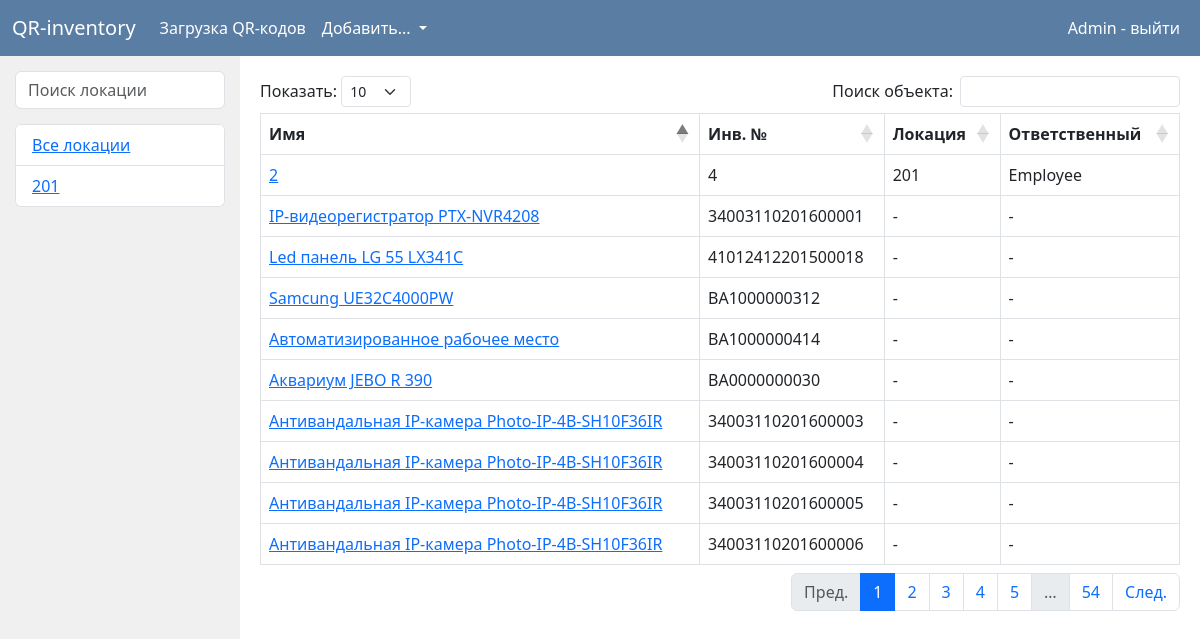
Page /admin/ (signed in) on the committed database.
### data/users.py (models this page shows, shortened)
class User(SqlAlchemyBase, UserMixin, SerializerMixin):
    __tablename__ = 'users'
    id = sqlalchemy.Column(sqlalchemy.Integer,
                           primary_key=True, autoincrement=True)
    name = sqlalchemy.Column(sqlalchemy.String)
    email = sqlalchemy.Column(sqlalchemy.String,
                              index=True, unique=True, nullable=True)
    hashed_password = sqlalchemy.Column(sqlalchemy.String, nullable=True)
    role = sqlalchemy.Column(sqlalchemy.Integer, sqlalchemy.ForeignKey('roles.id'))

### data/places.py (models this page shows)
class Place(SqlAlchemyBase, SerializerMixin):
    __tablename__ = 'places'
    id = sqlalchemy.Column(sqlalchemy.Integer,
                           primary_key=True, autoincrement=True)
    text = sqlalchemy.Column(sqlalchemy.String)

### data/objects.py (models this page shows, shortened)
class Object(SqlAlchemyBase, SerializerMixin):
    __tablename__ = 'objects'
    id = sqlalchemy.Column(sqlalchemy.Integer,
                           primary_key=True, autoincrement=True)
    name = sqlalchemy.Column(sqlalchemy.String, nullable=True)
    serial_number = sqlalchemy.Column(sqlalchemy.String, nullable=True)
    obj_place = sqlalchemy.Column(sqlalchemy.Integer, sqlalchemy.ForeignKey('places.id'),
                                  nullable=True)
    responsible_id = sqlalchemy.Column(sqlalchemy.Integer, sqlalchemy.ForeignKey('users.id'),
                                  nullable=True)
    checked = sqlalchemy.Column(sqlalchemy.Integer, nullable=True)

### data/users.py (the view)
        def _wrap(*args, **kwargs):
            if create_session().query(Role).filter(Role.name == role).first().id != current_user.role:
                return jsonify({'error': f"{current_user.email} hasn't got enough rights"})
            else:
                return func(*args, **kwargs)

### data/db_session.py (called while the page is built)
def create_session() -> Session:
    global __factory
    return __factory()

### data/users.py (called while the page is built)
def role_required(role):
    def role_decorator(func):
        def _wrap(*args, **kwargs):
            if create_session().query(Role).filter(Role.name == role).first().id != current_user.role:
                return jsonify({'error': f"{current_user.email} hasn't got enough rights"})
            else:
                return func(*args, **kwargs)
        _wrap.__name__ = func.__name__
        return _wrap
    return role_decorator

### flask_app.py (called while the page is built)
@login_manager.user_loader
def load_user(user_id):
    return db_sess.query(User).get(user_id)

### front/admin_pages.py (called while the page is built)
@app.route('/admin/')
@login_required
@role_required('admin')
def admin_all_objects():
    db_sess = db_session.create_session()
    objects = db_sess.query(Object)
    places = db_sess.query(Place)
    users = db_sess.query(User)
    return render_template("admin/main_page.html", objects=objects, places=places, users=users, admin=True,
                           title='QR-inventory')

### templates/admin/main_page.html
{% extends "admin/base.html" %}
{% block content %}
    <div class="main_container">
        <div class="places">
            <input class="form-control" id="placesSearch" type="text" placeholder="Поиск локации">
            <ul class="list-group" id="placesList">
                <li class="list-group-item"><a href="/admin"> Все локации </a></li>
                {% for place in places %}
                    <li class="list-group-item"><a href="/admin/{{ place.id }}"> {{ place.text }}</a></li>
                {% endfor %}
            </ul>
        </div>
        <div class="objects">
            <table class="table table-bordered" id="objTable">
                <thead>
                <tr>
                    <th>Имя</th>
                    <th>Инв. №</th>
                    <th>Локация</th>
                    {% if admin %}
                        <th>Ответственный</th>
                    {% endif %}
                </tr>
                </thead>
                <tbody>
                {% for obj in objects %}
                    <tr>
                        <td><a href="/admin/object/{{ obj.id }}"> {{ obj.name }} </a></td>
                        <td> {{ obj.serial_number }} </td>
                        {% if places.get(obj.obj_place) %}
                            <td> {{ places.get(obj.obj_place).text }} </td>
                        {% else %}
                            <td> -</td>
                        {% endif %}
                        {% if admin %}
                            {% if obj.responsible_id %}
                                <td> {{ users.get(obj.responsible_id).name }} </td>
                            {% else %}
                                <td> -</td>
                            {% endif %}
                        {% endif %}
                    </tr>
                {% endfor %}
                </tbody>
            </table>
        </div>
{% endblock %}

### templates/admin/base.html (shortened to what this page needs)
<!doctype html>
<html lang="en">
<head>
    <link href="https://cdn.jsdelivr.net/npm/bootstrap@5.3.0-alpha3/dist/css/bootstrap.min.css" rel="stylesheet"
>
    <link rel="stylesheet" href="https://cdn.datatables.net/1.13.4/css/dataTables.bootstrap5.min.css">
    <link rel="stylesheet" href="/static/style.css">
    <link rel="stylesheet" href="https://cdnjs.cloudflare.com/ajax/libs/font-awesome/4.7.0/css/font-awesome.min.css">
</head>
<body>
<header>
    <nav class="navbar navbar-expand-lg">
        <div class="container-fluid">
            <a class="navbar-brand" href="/admin"> QR-inventory </a>
            <div class="collapse navbar-collapse" id="navbarNav">
                <ul class="navbar-nav">
                    <li class="nav-item">
                        <a class="nav-link" href="/admin/download_qr">Загрузка QR-кодов</a>
                    </li>
                    <li class="nav-item dropdown">
                        <a id="nav_d1" class="nav-link dropdown-toggle" href="#" role="button" data-bs-toggle="dropdown"
                           aria-expanded="false">
                            Добавить...
                        </a>
                    </li>
                </ul>
            </div>
            <div class="d-flex">
                {% if current_user.is_authenticated %}
                    <a class="nav-link me-2" href="/logout"> {{ current_user.name }} - выйти </a>
                {% else %}
                    <a class="btn btn-primary me-2" href="/register">Зарегистрироваться</a>
                    <a class="btn btn-primary" href="/login">Войти</a>
                {% endif %}
            </div>
        </div>
    </nav>
</header>
<main role="main" class="main_block">
    {% block content %}{% endblock %}
</main>
</body>
</html>

### static/style.css (style rules this page uses)
li { list-style-type:none; }
#nav_d1 { color: #ffffff; }
.nav-link { color: #ffffff; }
.navbar-brand { color: #ffffff; }
.navbar { background-color: #597da3; color: #ffffff; }
.main_container { display: grid; height: calc(100vh - 70px); grid-template-columns: 20% 80%; grid-template-areas: "places objects"; }
.places { background-color: #F0F0F0; height: calc(100vh - 70px); padding: 15px; grid-area: places; }
#placesSearch { margin-bottom: 15px; }
#placesList { max-height: calc(100vh - 165px); overflow-y: scroll; }
.objects { grid-area: objects; }

### rows in the picture
User: name "Admin"
Place: text "201"
Object: name "2", serial_number "4", get "201"
User: get "Employee"
Object: name "IP-видеорегистратор PTX-NVR4208", serial_number "34003110201600001"
Object: name "Led панель LG 55 LX341C", serial_number "41012412201500018"
Object: name "Samcung UE32C4000PW", serial_number "ВА1000000312"
Object: name "Автоматизированное рабочее место", serial_number "ВА1000000414"
Object: name "Аквариум JEBO R 390", serial_number "ВА0000000030"
Object: name "Антивандальная IP-камера Photo-IP-4B-SH10F36IR", serial_number "34003110201600003"
Object: name "Антивандальная IP-камера Photo-IP-4B-SH10F36IR", serial_number "34003110201600004"
Object: name "Антивандальная IP-камера Photo-IP-4B-SH10F36IR", serial_number "34003110201600005"
Object: name "Антивандальная IP-камера Photo-IP-4B-SH10F36IR", serial_number "34003110201600006"
